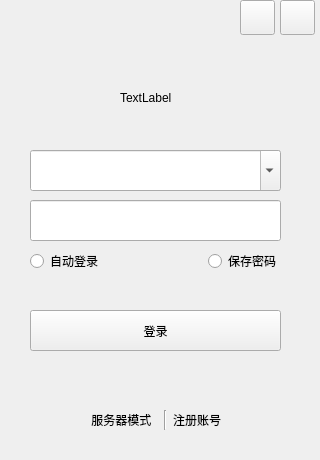
<?xml version="1.0" encoding="UTF-8"?>
<ui version="4.0">
 <class>CSproject</class>
 <widget class="QMainWindow" name="CSproject">
  <property name="geometry">
   <rect>
    <x>0</x>
    <y>0</y>
    <width>320</width>
    <height>460</height>
   </rect>
  </property>
  <property name="sizePolicy">
   <sizepolicy hsizetype="Fixed" vsizetype="Fixed">
    <horstretch>0</horstretch>
    <verstretch>0</verstretch>
   </sizepolicy>
  </property>
  <property name="windowTitle">
   <string>CSproject</string>
  </property>
  <widget class="QWidget" name="centralwidget">
   <widget class="QPushButton" name="serverModel">
    <property name="geometry">
     <rect>
      <x>100</x>
      <y>520</y>
      <width>81</width>
      <height>81</height>
     </rect>
    </property>
    <property name="text">
     <string>服务器模式</string>
    </property>
   </widget>
   <widget class="QWidget" name="horizontalLayoutWidget_2">
    <property name="geometry">
     <rect>
      <x>30</x>
      <y>250</y>
      <width>251</width>
      <height>22</height>
     </rect>
    </property>
    <layout class="QHBoxLayout" name="horizontalLayout_2">
     <item>
      <widget class="QRadioButton" name="autoLogin">
       <property name="text">
        <string>自动登录</string>
       </property>
      </widget>
     </item>
     <item>
      <spacer name="horizontalSpacer">
       <property name="orientation">
        <enum>Qt::Orientation::Horizontal</enum>
       </property>
       <property name="sizeHint" stdset="0">
        <size>
         <width>40</width>
         <height>20</height>
        </size>
       </property>
      </spacer>
     </item>
     <item>
      <widget class="QRadioButton" name="forgetPwd">
       <property name="text">
        <string>保存密码</string>
       </property>
      </widget>
     </item>
    </layout>
   </widget>
   <widget class="QWidget" name="horizontalLayoutWidget_3">
    <property name="geometry">
     <rect>
      <x>30</x>
      <y>410</y>
      <width>271</width>
      <height>20</height>
     </rect>
    </property>
    <layout class="QHBoxLayout" name="horizontalLayout_3">
     <item>
      <widget class="QLabel" name="lblService">
       <property name="text">
        <string>服务器模式  </string>
       </property>
       <property name="alignment">
        <set>Qt::AlignmentFlag::AlignRight|Qt::AlignmentFlag::AlignTrailing|Qt::AlignmentFlag::AlignVCenter</set>
       </property>
      </widget>
     </item>
     <item>
      <widget class="Line" name="line">
       <property name="orientation">
        <enum>Qt::Orientation::Vertical</enum>
       </property>
      </widget>
     </item>
     <item>
      <widget class="QLabel" name="lblRegister">
       <property name="text">
        <string>注册账号</string>
       </property>
      </widget>
     </item>
    </layout>
   </widget>
   <widget class="QLabel" name="lblAvatar">
    <property name="geometry">
     <rect>
      <x>120</x>
      <y>90</y>
      <width>53</width>
      <height>15</height>
     </rect>
    </property>
    <property name="text">
     <string>TextLabel</string>
    </property>
   </widget>
   <widget class="QComboBox" name="leQQNum">
    <property name="geometry">
     <rect>
      <x>30</x>
      <y>150</y>
      <width>251</width>
      <height>41</height>
     </rect>
    </property>
    <property name="sizePolicy">
     <sizepolicy hsizetype="Fixed" vsizetype="Fixed">
      <horstretch>0</horstretch>
      <verstretch>0</verstretch>
     </sizepolicy>
    </property>
    <property name="editable">
     <bool>true</bool>
    </property>
   </widget>
   <widget class="QLineEdit" name="leQQPwd">
    <property name="geometry">
     <rect>
      <x>30</x>
      <y>200</y>
      <width>251</width>
      <height>41</height>
     </rect>
    </property>
    <property name="sizePolicy">
     <sizepolicy hsizetype="Fixed" vsizetype="Fixed">
      <horstretch>0</horstretch>
      <verstretch>0</verstretch>
     </sizepolicy>
    </property>
   </widget>
   <widget class="QPushButton" name="btnLogin">
    <property name="geometry">
     <rect>
      <x>30</x>
      <y>310</y>
      <width>251</width>
      <height>41</height>
     </rect>
    </property>
    <property name="sizePolicy">
     <sizepolicy hsizetype="Fixed" vsizetype="Fixed">
      <horstretch>0</horstretch>
      <verstretch>0</verstretch>
     </sizepolicy>
    </property>
    <property name="text">
     <string>登录</string>
    </property>
   </widget>
   <widget class="QPushButton" name="closeBtn">
    <property name="geometry">
     <rect>
      <x>240</x>
      <y>0</y>
      <width>35</width>
      <height>35</height>
     </rect>
    </property>
    <property name="sizePolicy">
     <sizepolicy hsizetype="Fixed" vsizetype="Fixed">
      <horstretch>0</horstretch>
      <verstretch>0</verstretch>
     </sizepolicy>
    </property>
    <property name="text">
     <string/>
    </property>
   </widget>
   <widget class="QPushButton" name="minBtn">
    <property name="geometry">
     <rect>
      <x>280</x>
      <y>0</y>
      <width>35</width>
      <height>35</height>
     </rect>
    </property>
    <property name="sizePolicy">
     <sizepolicy hsizetype="Fixed" vsizetype="Fixed">
      <horstretch>0</horstretch>
      <verstretch>0</verstretch>
     </sizepolicy>
    </property>
    <property name="text">
     <string/>
    </property>
   </widget>
  </widget>
 </widget>
 <resources/>
 <connections/>
</ui>
